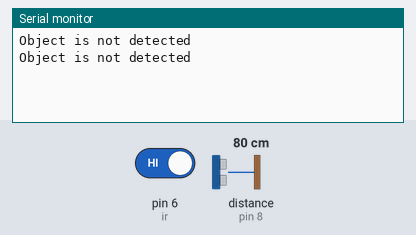
The sketch below on a simulated Arduino Uno, built with avr-gcc and run on an emulated ATmega328P. Parts: the last lines printed to the serial monitor. Wiring (inferred from the names in the program): ultrasonic range finder: trigger pin 7; echo pin 8. The inputs (shaded band) are chosen by the test bench; at power-on: pin 6 (ir) HIGH, distance to the obstacle (sensor on pin 8) 80 cm. The echo pulse lasts 58.3 µs per cm.

Above: at 1.8 s.
1.9 s: pin 6 (ir) driven LOW
At 2.8 s:
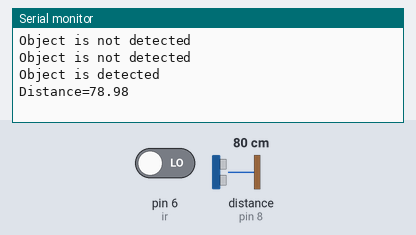
3.5 s: distance to the obstacle (sensor on pin 8) set to 2 cm
At 4.8 s:
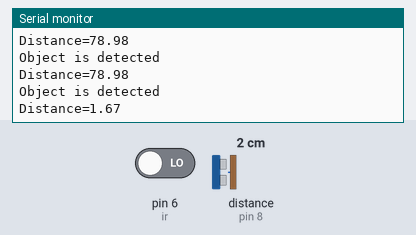
5.0 s: distance to the obstacle (sensor on pin 8) set to 250 cm
At 5.9 s:
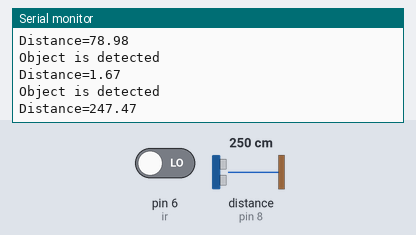
Timing chart, 0 to 8.0 s (numbered marks = the images above; inputs shaded):
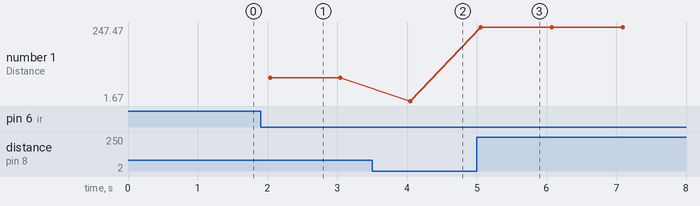

Measured:
- after the input at 1.9 s, the serial monitor: prints a new line after 0.12 s (image 1)
- after the input at 3.5 s, the serial monitor: prints a new line after 0.54 s (image 2)
- after the input at 5.0 s, the serial monitor: prints a new line after 0.06 s (image 3)
- plotted number 1: 78.98 → 1.67 after the input at 3.5 s, 1.67 → 247.47 after the input at 5.0 s

The sketch:

IRSENSORPLUSULTRASONIC.ino
```cpp
#define ir 6
#define trig 7
#define echo 8
void setup() {
  // put your setup code here, to run once:
  pinMode(ir,INPUT);
  pinMode(trig,OUTPUT);
  pinMode(echo,INPUT);
  Serial.begin(9600);

}

void loop() {
  // put your main code here, to run repeatedly:
  int irvalue=digitalRead(ir);
  digitalWrite(trig,LOW);
  delayMicroseconds(5);
  digitalWrite(trig,HIGH);
  delayMicroseconds(10);
  digitalWrite(trig,LOW);

  long time =pulseIn(echo,HIGH);
  float distance=time*0.034/2;
  if(irvalue==LOW)
  {
    Serial.println("Object is detected");
    Serial.print("Distance=");
    Serial.println(distance);
  }
  else
   {
Serial.println("Object is not detected");
  }
  delay(1000);

}
//ultrasonic with ir
```
